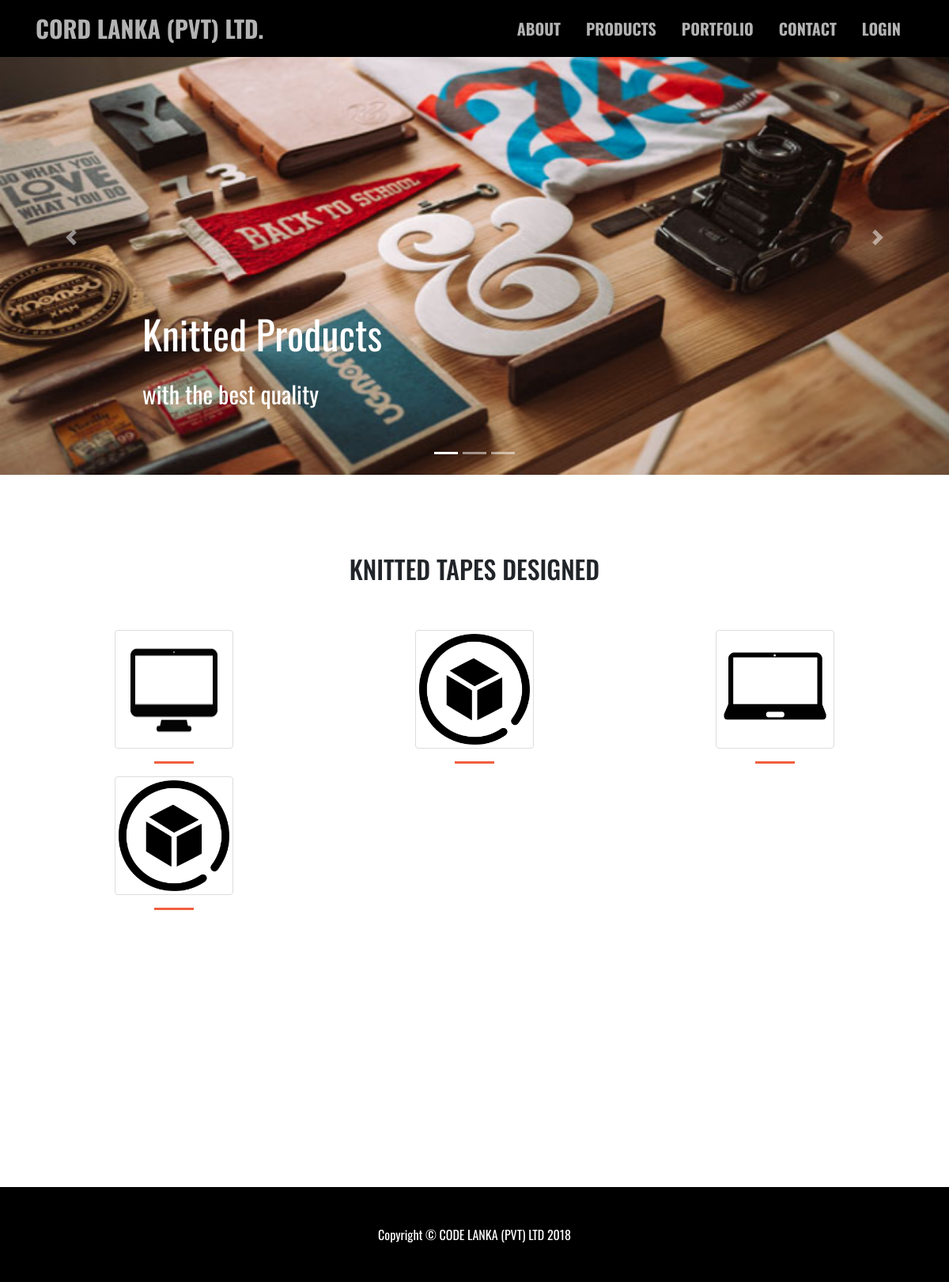
Page /index.php/products/knitted_tapes on the earlier database version.
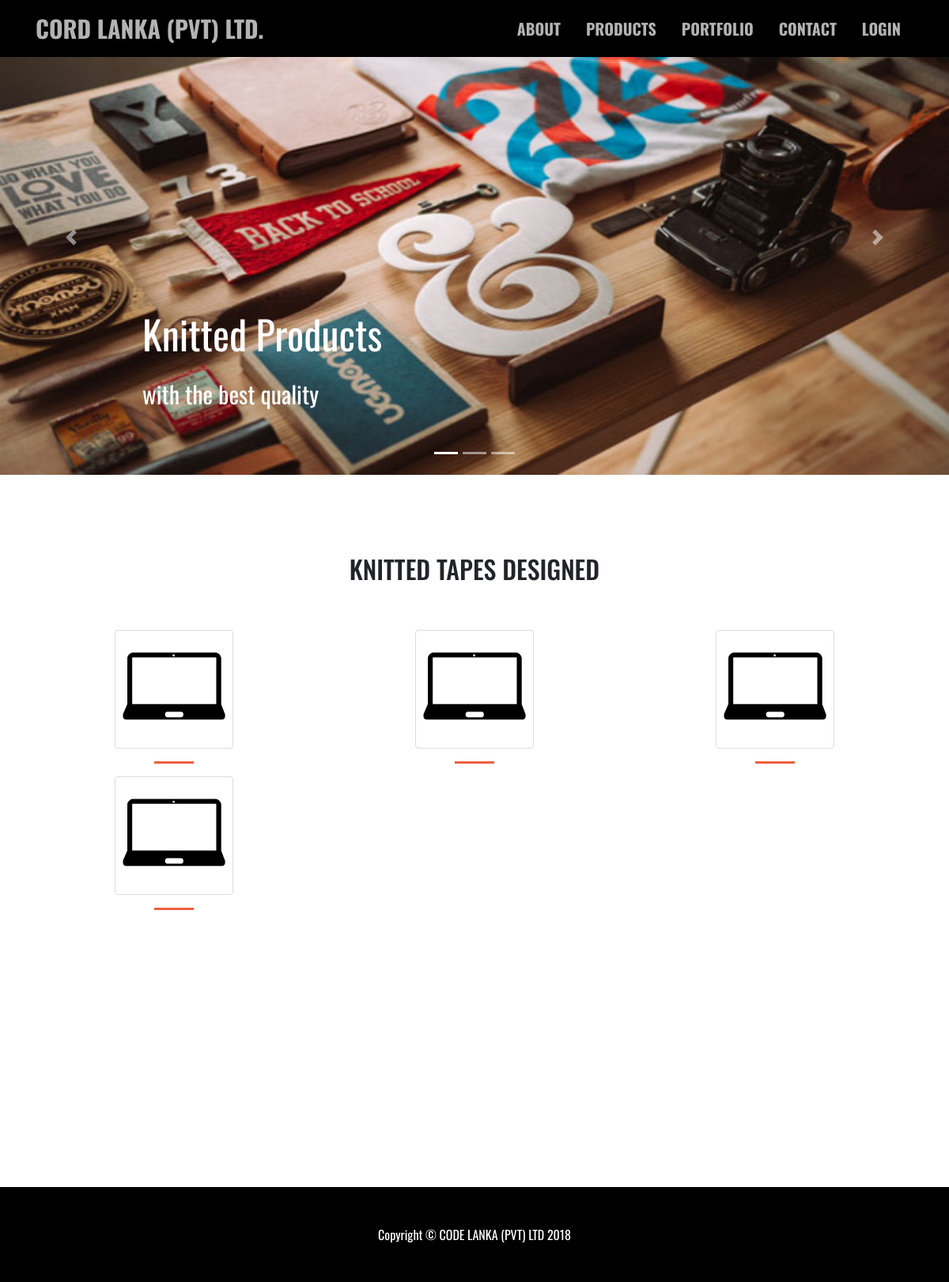
Same page on the later database version.
### tables this page shows
CREATE TABLE `products` (
  `product_id` int(11) NOT NULL,
  `category_id` int(5) NOT NULL,
  `category_name` varchar(30) NOT NULL,
  `product_name` varchar(50) NOT NULL,
  `image` varchar(100) NOT NULL
);

### application/controllers/Products.php (called while the page is built, shortened)
<?php
class Products extends CI_Controller {
	public function __construct()
	{
		$this->load->model('Products_model');
	}
	public function knitted_tapes()
	{
		$this->load->view('includes/knitted_corausel');
        $this->load->library('pagination');
        $config['base_url'] = 'http://localhost/Projects/CodeLanka/Products/knitted_tapes';
        $config['total_rows'] = $this->Products_model->get_knitted_count();
        $config['per_page'] = 6;
        $config['uri_segment'] = 3;
		$config['attributes'] = array('class' => 'page-link');
		$config['first_link'] = 'First';
		$config['last_link'] = 'Last';
		$config['first_tag_open'] = '<li class="page-item">';
		$config['first_tag_close'] = '</li>';
		$config['prev_link'] = '&laquo';
		$config['prev_tag_open'] = '<li class="prev">';
		$config['prev_tag_close'] = '</li>';
		$config['next_link'] = '&raquo';
		$config['next_tag_open'] = '<li class="page-item">';
		$config['next_tag_close'] = '</li>';
		$config['last_tag_open'] = '<li class="page-item">';
		$config['last_tag_close'] = '</li>';
		$config['cur_tag_open'] = '<li class="page-item active"><a href="#" class="page-link">';
		$config['cur_tag_close'] = '<span class="sr-only">(current)</span></a></li>';
		$config['num_tag_open'] = '<li class="page-item">';
		$config['num_tag_close'] = '</li>';
        $page = ($this->uri->segment(3)) ? $this->uri->segment(3) : 0;
        $this->pagination->initialize($config);
        $data['link'] = $this->pagination->create_links();
        $data['knitted'] = $this->Products_model->knitted_tapes_pagination($config['per_page'], $page);
		$this->load->view('knitted_tapes', $data);
		$this->load->view('includes/footer');
	}
}

### index.php (called while the page is built, shortened)
<?php
require_once BASEPATH.'core/CodeIgniter.php';

### application/models/Products_model.php (called while the page is built, shortened)
<?php if ( ! defined('BASEPATH')) exit('No direct script access allowed');
class Products_model extends CI_Model {
	public function get_knitted_count()
	{
        $this->db->where('category_name', 'knitted tapes');
        $query = $this->db->get('products');
        return $query->num_rows();
	}
	public function knitted_tapes_pagination($limit, $start)
	{
        $this->db->select('*');
        $this->db->from('products');
        $this->db->order_by('product_id','DESC');
        $this->db->where('category_name', 'knitted tapes');
        $this->db->limit($limit, $start);
        $query = $this->db->get();
        return $result = $query->result();
    }
}

### application/views/knitted_tapes.php (the view, shortened to what this page needs)
<?php if ($this->session->userdata('loggedin')) {
  include 'includes/loggedin_header.php';
}
else{
   include 'includes/inner_header.php';
}
?>
<div class="container" style="margin-top: 100px;min-height: 800px;">
	<div class="row">
		<br><div class="col-lg-12"><h2 class="text-center">KNITTED TAPES DESIGNED</h2></div><br><br><br>
	</div><br>
	<div class="row">
		<?php foreach ($knitted as $item) : ?>
			<div class="col-lg-4">
				<center><img style="width: 150px;height: 150px;" src="<?php echo base_url() ?>/assets/img/products/<?php echo $item->image?>" class="img-thumbnail"></center><hr>
			</div>
		<?php endforeach; ?>
	</div>
	<br>
<br><br><br>
	<div class="row">
	</div>
	<br>
</div>

Differences in the rows shown:
changed products (number 1 of 4 on the later page): image: a different picture
changed products (number 2 of 4 on the later page): image: a different picture
changed products (number 4 of 4 on the later page): image: a different picture
